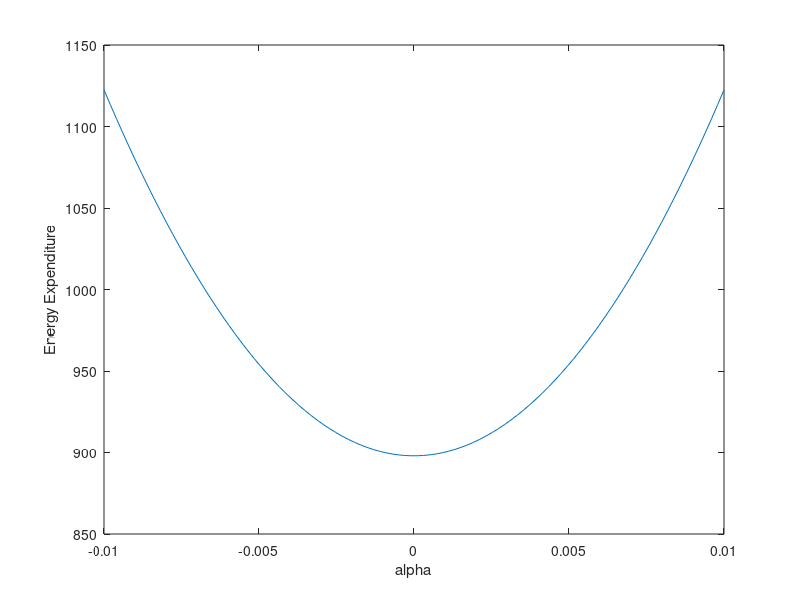

This figure's MATLAB source:
clear all

t_end = 1e2; % s
dt = 0.1; %2 incre s
t = linspace(0, t_end, t_end/dt);

Cd = 0.4; 
rho = 1000;
A = 80/(rho * 1.78); % assumed projected area if cylindrical swimmer
L = 100;
t0 = 100;
alpha = linspace(-0.01, 0.01, 100);


k = 0.5*Cd*rho*A;
tau = L/t0 - alpha*t0/2;

% trap method %%%%%%%%%%%%%%%%%%%%%%%%%%%%%%%%%%%%%%%%%%%%%%%%%%%%%
for i = 1:100
    v = L/t0 + alpha(i)*(-t0/2);
    P1 = k*v^3;

    E(i) = 0;
    for j = 2:t_end/dt
        v = L/t0 + alpha(i)*(t(j)-t0/2);
        P2 = k*v^3;
        trap = 0.5*dt*(P2+P1);
        E(i)= E(i)+trap;
        P1 = P2;
    end
    
end

% Analytical method %%%%%%%%%%%%%%%%%%%%%%%%%%%%%%%%%%%%%%%%%%%%%%%

%Ea = k/(4*alpha).*((tau + alpha.*t).^4-tau^4);

% Plotting %%%%%%%%%%%%%%%%%%%%%%%%%%%%%%%%%%%%%%%%%%%%%%%%%%%%%%%%%

plot(alpha, E);
hold on
xlabel('alpha')
ylabel('Energy Expenditure')
hold off
